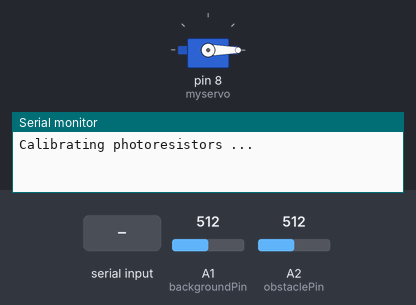
Bench run of a sketch on a simulated Arduino Uno, built with avr-gcc and run on an emulated ATmega328P. Parts: servo, the last lines printed to the serial monitor. Inputs (shaded band) come from the test bench; at power-on: A1 (backgroundPin) = 512, A2 (obstaclePin) = 512.

Above: at 0.8 s.
0.9 s: "90,45\n" received over Serial
3.0 s: A1 (backgroundPin) set to 536
At 4.12 s:
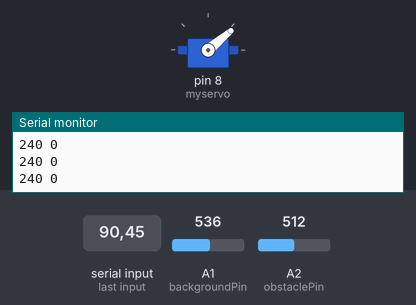
6.0 s: A1 (backgroundPin) set to 511
At 6.3 s:
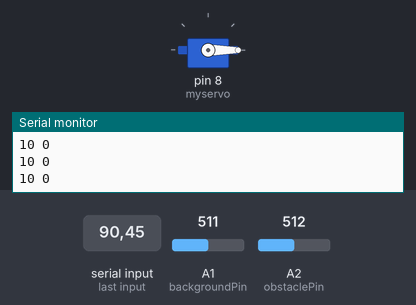
7.5 s: A2 (obstaclePin) set to 529
At 10.4 s:
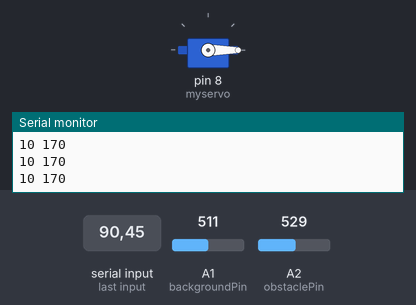
10.5 s: A2 (obstaclePin) set to 511
At 11.2 s:
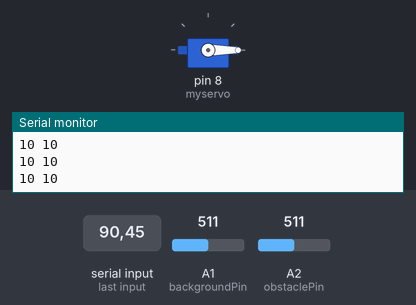
Timing chart, 0 to 13.0 s (numbered marks = the images above; inputs shaded):
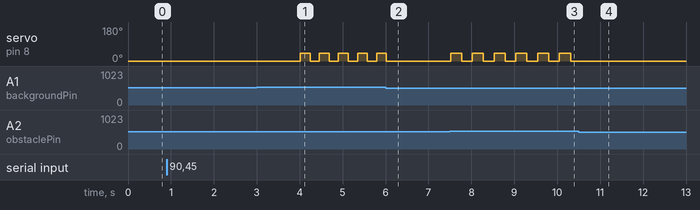

The sketch:

Code.ino
```cpp
#include <Servo.h>

Servo myservo;

int watch = 0;                                                          //Keeps track of time so code can run w/o delays
int pos = 0;

int backgroundPin = A1;
int obstaclePin = A2;

const int elementCount = 100;                                           //elementCount refers to number of readings used
int avgBackgroundArray[elementCount];                                   //to calibrate the photoresistors.
int avgObstacleArray[elementCount];
float avgBackground = 0;
float avgObstacle = 0;

float tolerance = 0;
int differenceObstacle;
int differenceBackground;

void setup() {
  myservo.attach(8);                                                    //Operate the Servo using pin 8
  myservo.write(0);                                                     //Write Servo to position 0
  Serial.begin(9600);

  Serial.println("Calibrating photoresistors ...");

  for (int i = 0; i < elementCount; i++) {                              //Collect photoresistor calibration data
    avgBackgroundArray[i] = analogRead(backgroundPin);
    avgObstacleArray[i] = analogRead(obstaclePin);

    avgBackgroundArray[i] = map(avgBackgroundArray[i], 0, 10, 0, 100);  //Map the data to a more intelligible range
    avgObstacleArray[i] = map(avgObstacleArray[i], 0, 10, 0, 100);

    delay(15);
  }

  for (int i = 0; i < elementCount; i++) {                              //Take the average of the calibration data
    avgBackground = avgBackground + avgBackgroundArray[i];
    avgObstacle = avgObstacle + avgObstacleArray[i];

    if (i == elementCount - 1) {
      avgBackground = avgBackground / elementCount;
      avgObstacle = avgObstacle / elementCount;
    }

  }

  Serial.print("avgBackground: ");
  Serial.println(avgBackground);
  Serial.print("avgObstacle: ");
  Serial.println(avgObstacle);

  avgBackground = round(avgBackground);                                 //Round the calibration data
  avgObstacle = round(avgObstacle);


  Serial.print("Rounded avgBackground: ");
  Serial.println(avgBackground);
  Serial.print("Rounded avgObstacle: ");
  Serial.println(avgObstacle);

  Serial.println("Please enter tolerance level");                       //User inputs tolerance level, recommended to be at around 100.
  while (tolerance == 0) {                                              //The tolerance level is compared with the difference between the
    if (Serial.available() > 0) {                                       //photoresistors' current readings and the calibration data average.
      tolerance = Serial.parseFloat();                                  //The tolerance is a float, so use Serial.parseFloat() to collect user input.
    }

  }

  Serial.print("Tolerance: ");
  Serial.println(tolerance);

  delay(2000);                                                          //Gives user time to read output information

}

void jump() {
  myservo.write(40);
  watch = 0;                                                            //Resets time since last jump
}

void loop() {

  int background = analogRead(backgroundPin);
  int obstacle = analogRead(obstaclePin);

  background = map(background, 0, 10, 0, 100);                          //Maps the analog input in the same way as previously shown
  obstacle = map(obstacle, 0, 10, 0, 100);

  differenceBackground = abs(avgBackground - background);               //Difference is calculated between current photoresistor
  differenceObstacle = abs(avgObstacle - obstacle);                     //reading and the average calculated during calibration.

  Serial.print(differenceBackground);
  Serial.print(" ");
  Serial.println(differenceObstacle);

  if (watch > 60 &&                                                     //watch is used to make sure the Servo is not overloaded with commands.
  (differenceObstacle >= tolerance                                      //Compares difference in photoresistor readings with the inputted
  ||differenceBackground >= tolerance)) {                               //tolerance level.
    jump();
  }

  if (watch > 30) {                                                     //watch is used instead of delay() to allow the code to keep
    myservo.write(0);                                                   //running. The Servo needs time to position itself.
  }

  watch = ++watch;                                                      //Add time to the watch

}
```

Measured:
- the behaviour switches between 520 and 521 on A1 (backgroundPin) (found by bisection; images 0 and 1)
- the behaviour switches between 520 and 521 on A2 (obstaclePin) (found by bisection; images 2 and 3)
- after the input at 3.0 s, servo on pin 8 (myservo): alternates 40° for 0.23 s and 0° for 0.22 s, starting after 1.0 s
- after the input at 6.0 s, servo on pin 8 (myservo): goes on until 6.0 s, then stays 0°
- after the input at 7.5 s, servo on pin 8 (myservo): alternates 40° for 0.26 s and 0° for 0.25 s, starting at once
- after the input at 10.5 s, servo on pin 8 (myservo): stops changing and stays 0°
